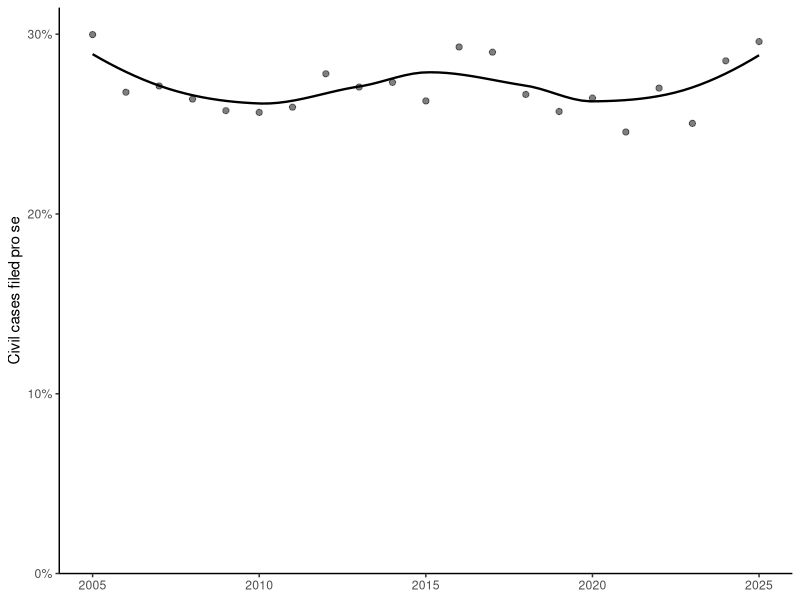

R code for this plot:
## ---- chunk 1
#| label: fig-prose
#| fig-cap: "Share of federal civil cases filed by self-represented (pro se) litigants, fiscal years 2005--2025. The Northern District of Florida is excluded from every year because the tens of thousands of directly filed 3M earplug MDL cases there in 2020--2024 were mostly recorded as pro se filings. The curve is a LOESS fit. Source: Admin. Off. of the U.S. Cts., *Judicial Business of the United States Courts* tbl. C-13 (2011--2025), tbl. S-23 (2007--2010), tbl. S-24 (2005--2006)."
#| echo: false
#| fig-width: 6.5
#| fig-height: 3.5
library(ggplot2)

prose <- read.csv("data/prose_share.csv")

ggplot(prose, aes(year, pct_prose_exFLN)) +
  geom_smooth(method = "loess", formula = y ~ x, se = FALSE,
              colour = "black", linewidth = 0.8) +
  geom_point(size = 1.8, alpha = 0.5) +
  scale_y_continuous(limits = c(0, NA), labels = function(x) paste0(x, "%"),
                     expand = expansion(mult = c(0, 0.05))) +
  labs(x = NULL, y = "Civil cases filed pro se") +
  theme_classic(base_size = 11)
